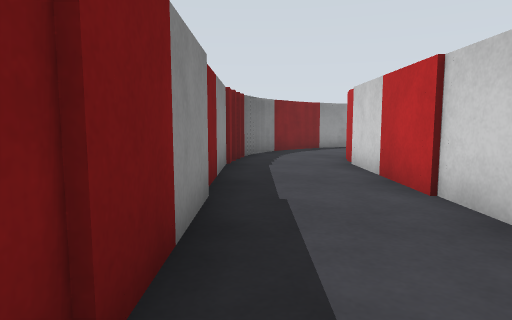
View 1 (above)

20 first-person views from a walk through a robot-simulator world made for Gazebo. The camera is 0.51 m above the floor, tilts 6° down and sees 75° across. The floor is counted in squares, 0.5 m on a side. Each view is taken from the middle of a square. On the plan, view 1 faces up. The plan holds only what a view shows up to about 13 squares ahead; the rest is blank. The place goes on beyond the plan.

View 2
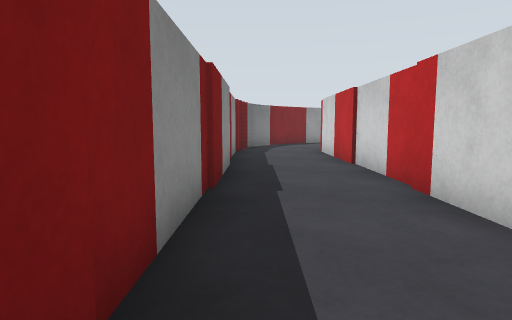

View 3
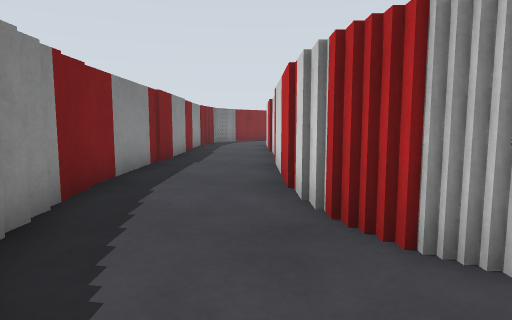

View 4
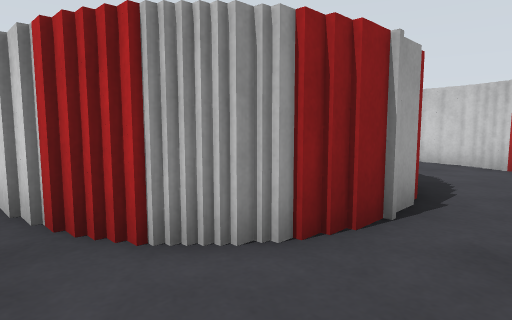

View 5
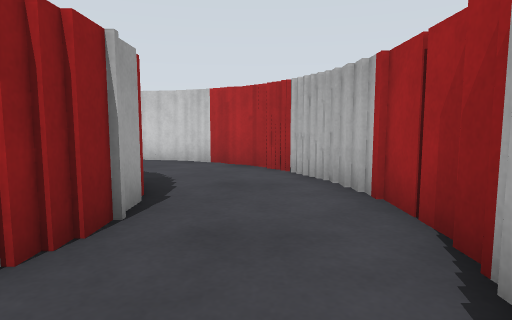

View 6
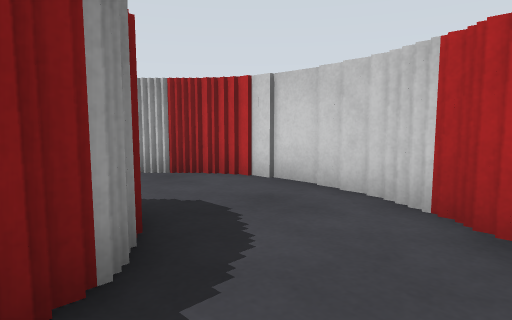

View 7
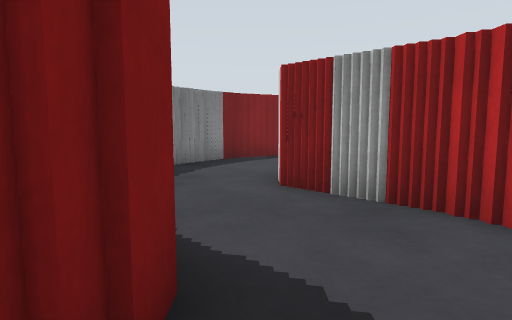

View 8
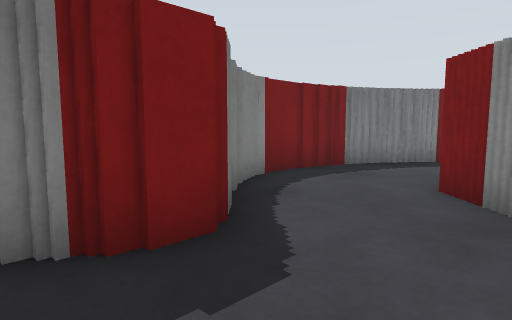

View 9
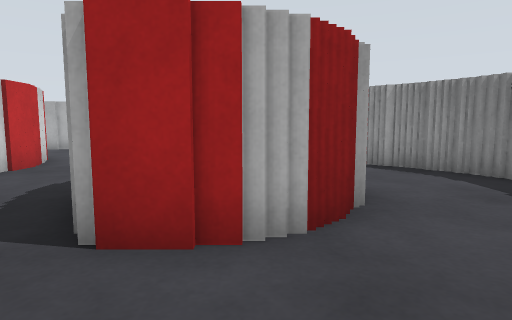

View 10
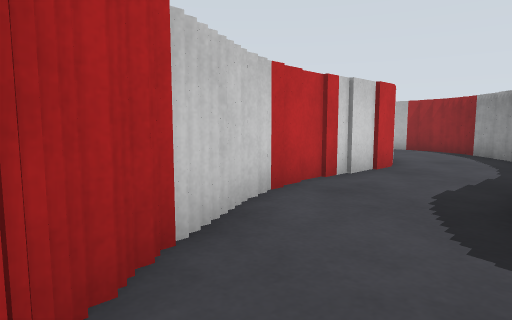

View 11
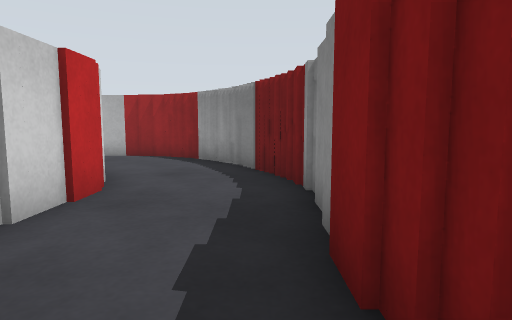

View 12
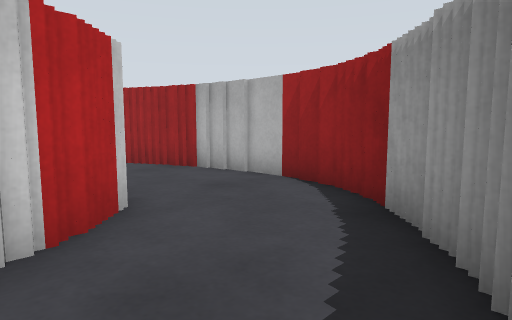

View 13
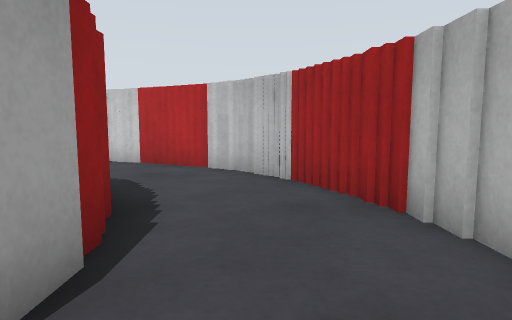

View 14
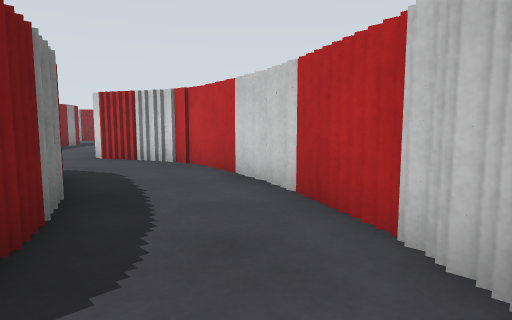

View 15
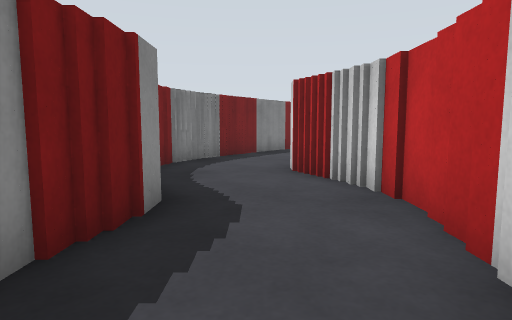

View 16
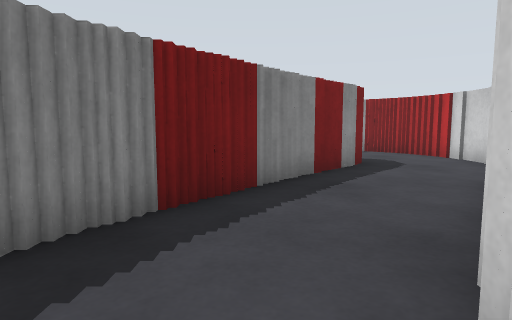

View 17
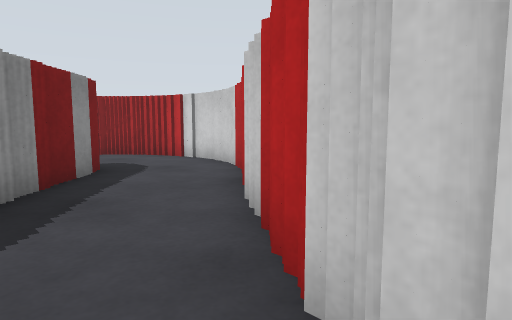

View 18
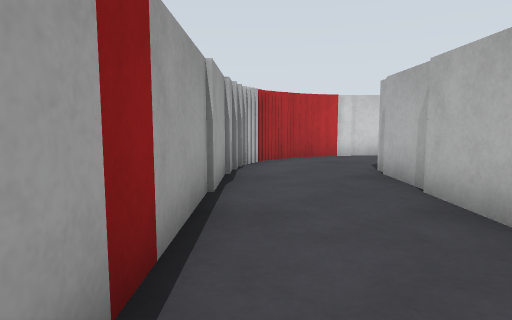

View 19
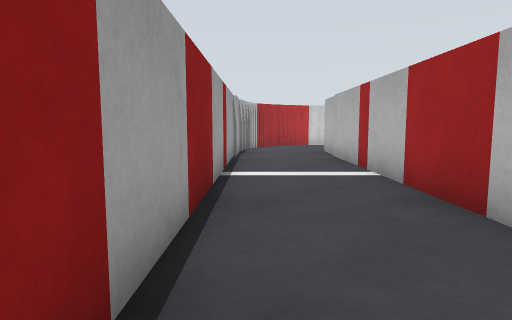

View 20
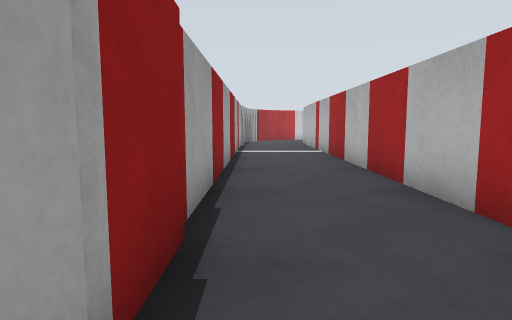

### Floor plan
Key: @ floor where view 1 was taken; # wall or solid block; . floor.
Columns run from 1 left of view 1 to 31 right of it. Each row starts with its distance up from view 1.
 17           #####################
 16          . ...................##
 15            ....................##
 14            .....................#
 13  ##..       #################...#
 12 ##...                       #...#
 11 #...                       ##...#
 10 #...#                     ##....#
  9 #...#                    ##....##
  8 #...#                    #....##
  7 #...#                   ##...##
  6 #...#                   #...##
  5 #...#    ###. .##      ##...#
  4 #...#   ##..   .##     #...##
  3 #...#  ##........#      ...##
  2 #...#  #....##...##      ...#
  1 #...#  #...####...#     #...#
  0 #@..#  #...#  #...#     #...#
 -1 #...#  #...####...#     #...#
 -2 #...#  #....###...#     #...#
 -3 #...#  ##....##...#    ##...#
 -4 #...#   ##...##...##  ##...##
 -5 #...##   #...##....####....#
 -6   ...#####...###...##.....##
 -7     ........## ##........##
 -8    . ......##   ##......##
 -9      .....##     ########
-10      ######

Positions as (right, up) in squares from view 1, and headings:
1: (0, 0), facing up
2: (0, -4), facing up
3: (2, -8), facing up
4: (2, -8), facing up-right
5: (2, -8), facing right
6: (7, -8), facing up-right
7: (9, -6), facing up
8: (11, -6), facing up-left
9: (11, 5), facing down
10: (13, 5), facing down-right
11: (14, 2), facing down
12: (14, -4), facing down-right
13: (17, -7), facing right
14: (22, -7), facing up-right
15: (25, -4), facing up
16: (25, 3), facing up
17: (25, 4), facing up-right
18: (20, 16), facing right
19: (14, 16), facing right
20: (8, 16), facing right
